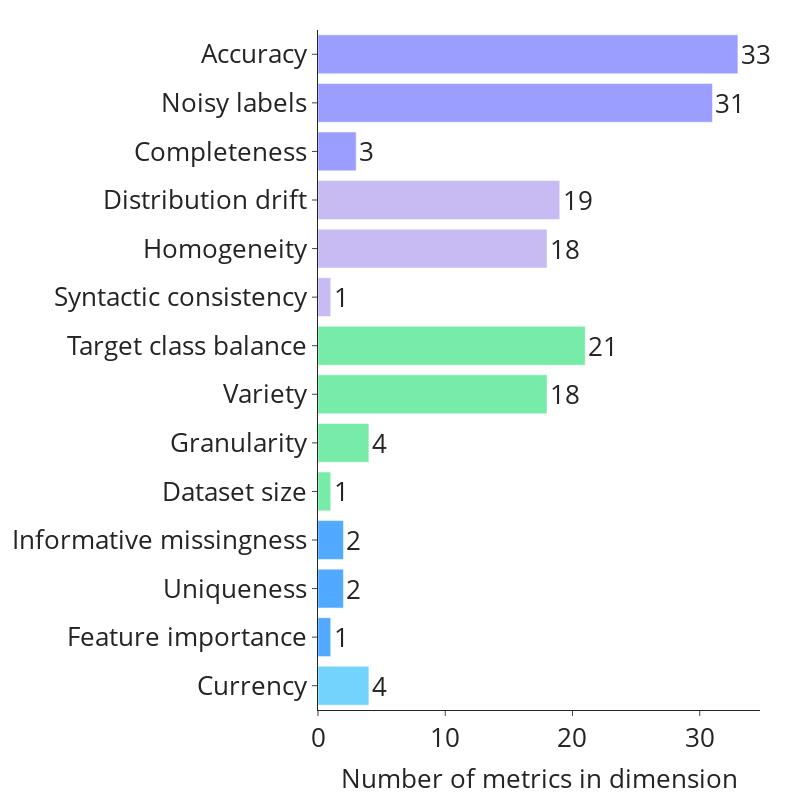

This figure's notebook cell:
### Code cell
# ==========================
# 0) Inputs
# ==========================
file_path = "MetricLibrary1.xlsx"
sheet_name = "Metrics_dimensions"

cluster_colors = {
    "Measurement Process": "#9C9EFF",
    "Consistency": "#C8BAF3",
    "Representativeness": "#77EBA8",
    "Informativeness": "#51AAFF",
    "Timeliness": "#73D3FC"
}

desired_order = [
    "Measurement Process",
    "Consistency",
    "Representativeness",
    "Informativeness",
    "Timeliness"
]

# ==========================
# 1) Load & prep data
# ==========================
df = pd.read_excel(file_path, sheet_name=sheet_name)

df = df.rename(columns={
    "Cluster": "cluster",
    "Cluster name": "cluster",
    "Cluster Name": "cluster",
    "Dimension": "dimension",
    "DImension": "dimension",
    "DImnsion": "dimension",
    "Number of metrics dimension": "n_dim",
    "Number of metrics dimensions": "n_dim",
})

df = df[["cluster", "dimension", "n_dim"]].copy()

df["cluster"] = df["cluster"].astype(str).str.strip()
df["dimension"] = df["dimension"].astype(str).str.strip()
df["n_dim"] = pd.to_numeric(df["n_dim"], errors="coerce").fillna(0)

df = df[df["cluster"].isin(desired_order)].copy()

df_plot = (
    df.groupby(["cluster", "dimension"], as_index=False)["n_dim"]
      .sum()
)

cluster_rank = {c: i for i, c in enumerate(desired_order)}
df_plot["cluster_rank"] = df_plot["cluster"].map(cluster_rank).fillna(999)

df_plot = df_plot.sort_values(
    ["cluster_rank", "n_dim", "dimension"],
    ascending=[True, False, True]
)

df_plot["y_label"] = df_plot["dimension"]

# ==========================
# 2) Horizontal bar chart
# ==========================
px.defaults.template = "simple_white"

fig = px.bar(
    df_plot,
    x="n_dim",
    y="y_label",
    orientation="h",
    color="cluster",
    color_discrete_map=cluster_colors,
    category_orders={"cluster": desired_order},
    text="n_dim",
)

# ---- FONT SIZES ----
AXIS_TICK_SIZE = 26
AXIS_TITLE_SIZE = 26
ANNOTATION_SIZE = 26

fig.update_traces(
    textposition="outside",
    textfont=dict(size=ANNOTATION_SIZE),
    cliponaxis=False
)

fig.update_layout(
    title=None,
    width=800,
    height=800,
    showlegend=False,   # ✅ legend removed
    margin=dict(l=250, r=40, t=30, b=30),
    font=dict(size=AXIS_TICK_SIZE),
)

fig.update_xaxes(
    title="Number of metrics in dimension",
    tickmode="linear",
    tick0=0,
    dtick=10,
    tickfont=dict(size=AXIS_TICK_SIZE),
    title_font=dict(size=AXIS_TITLE_SIZE),
)

fig.update_yaxes(
    title=None,
    tickfont=dict(size=AXIS_TICK_SIZE),
    autorange="reversed"   # top-to-bottom follows desired_order
)

fig.show()

fig.write_html("Fig_dimension_counts_by_cluster_vertical1.html")
fig.write_image("Fig_dimension_counts_by_cluster_vertical1.png", scale=3)
fig.write_image("Fig_dimension_counts_by_cluster_vertical1.svg")
fig.write_image("Fig_dimension_counts_by_cluster_vertical1.pdf")

print("Saved: Fig_dimension_counts_by_cluster_vertical1")

### Figure 1 — Plotly figure (JSON) as saved in the notebook; plotly's stock layout.template omitted (floating-point values rounded to 4 significant figures)
{"data": [{"cliponaxis": false, "hovertemplate": "cluster=Measurement Process<br>n_dim=%{text}<br>y_label=%{y}<extra></extra>", "legendgroup": "Measurement Process", "marker": {"color": "#9C9EFF", "pattern": {"shape": ""}}, "name": "Measurement Process", "orientation": "h", "showlegend": true, "text": [33.0, 31.0, 3.0], "textfont": {"size": 26}, "textposition": "outside", "type": "bar", "x": [33, 31, 3], "xaxis": "x", "y": ["Accuracy", "Noisy labels", "Completeness"], "yaxis": "y"}, {"cliponaxis": false, "hovertemplate": "cluster=Consistency<br>n_dim=%{text}<br>y_label=%{y}<extra></extra>", "legendgroup": "Consistency", "marker": {"color": "#C8BAF3", "pattern": {"shape": ""}}, "name": "Consistency", "orientation": "h", "showlegend": true, "text": [19.0, 18.0, 1.0], "textfont": {"size": 26}, "textposition": "outside", "type": "bar", "x": [19, 18, 1], "xaxis": "x", "y": ["Distribution drift", "Homogeneity", "Syntactic consistency"], "yaxis": "y"}, {"cliponaxis": false, "hovertemplate": "cluster=Representativeness<br>n_dim=%{text}<br>y_label=%{y}<extra></extra>", "legendgroup": "Representativeness", "marker": {"color": "#77EBA8", "pattern": {"shape": ""}}, "name": "Representativeness", "orientation": "h", "showlegend": true, "text": [21.0, 18.0, 4.0, 1.0], "textfont": {"size": 26}, "textposition": "outside", "type": "bar", "x": [21, 18, 4, 1], "xaxis": "x", "y": ["Target class balance", "Variety", "Granularity", "Dataset size"], "yaxis": "y"}, {"cliponaxis": false, "hovertemplate": "cluster=Informativeness<br>n_dim=%{text}<br>y_label=%{y}<extra></extra>", "legendgroup": "Informativeness", "marker": {"color": "#51AAFF", "pattern": {"shape": ""}}, "name": "Informativeness", "orientation": "h", "showlegend": true, "text": [2.0, 2.0, 1.0], "textfont": {"size": 26}, "textposition": "outside", "type": "bar", "x": [2, 2, 1], "xaxis": "x", "y": ["Informative missingness", "Uniqueness", "Feature importance"], "yaxis": "y"}, {"cliponaxis": false, "hovertemplate": "cluster=Timeliness<br>n_dim=%{text}<br>y_label=%{y}<extra></extra>", "legendgroup": "Timeliness", "marker": {"color": "#73D3FC", "pattern": {"shape": ""}}, "name": "Timeliness", "orientation": "h", "showlegend": true, "text": [4.0], "textfont": {"size": 26}, "textposition": "outside", "type": "bar", "x": [4], "xaxis": "x", "y": ["Currency"], "yaxis": "y"}], "layout": {"barmode": "relative", "font": {"size": 26}, "height": 800, "legend": {"title": {"text": "cluster"}, "tracegroupgap": 0}, "margin": {"b": 30, "l": 250, "r": 40, "t": 30}, "showlegend": false, "title": {}, "width": 800, "xaxis": {"anchor": "y", "domain": [0, 1], "dtick": 10, "tick0": 0, "tickfont": {"size": 26}, "tickmode": "linear", "title": {"font": {"size": 26}, "text": "Number of metrics in dimension"}}, "yaxis": {"anchor": "x", "autorange": "reversed", "domain": [0, 1], "tickfont": {"size": 26}, "title": {}}}}
